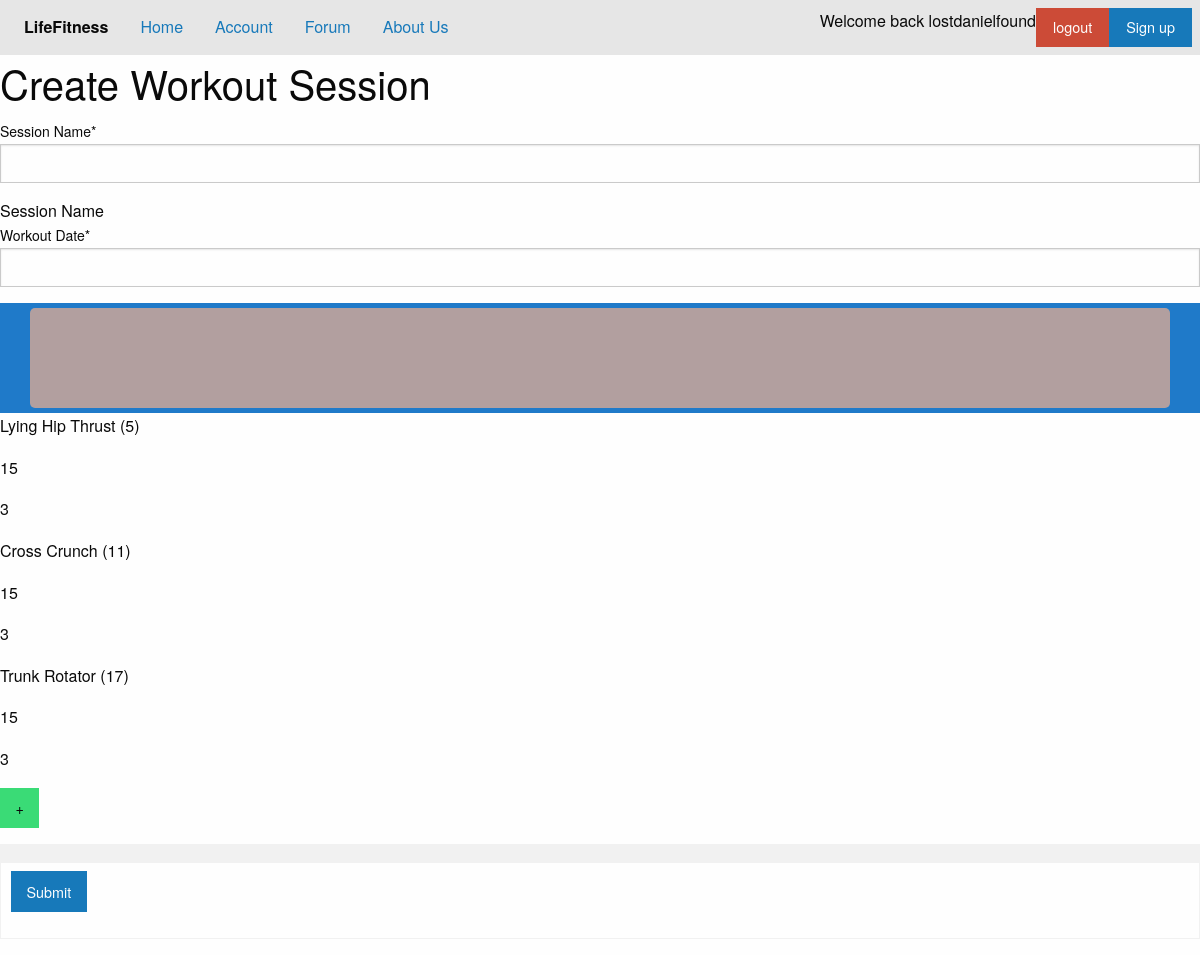
Screenshot of /account/createworkoutsession/1/ (signed in) with the database file from the repository.
### LifeFitness/models.py (models this page shows, shortened)
class Workout(models.Model):
    exerciseName = models.ForeignKey(Exercise, on_delete=models.CASCADE) # name of the exercise
    repCount = models.IntegerField(default=0) # number of complete reps per set in a workout
    setCount = models.IntegerField(default=0) # number of sets user will do during a workout

class Exercise(models.Model):
    name = models.CharField(max_length=200, default="default_value") # name of the exercise
    def __str__(self):
        return(self.name + ' (' + str(self.pk) + ')')

### LifeFitness/views.py (the view)
# urls.py: path('account/createworkoutsession/', views.createWorkoutSession, name="Create-Workout-Session"),
def createWorkoutSession(request, workoutlistID = -1):
    if not request.user.is_authenticated: # If user isn't authenticated
        return redirect('/login')
    if request.method == "POST":
        workoutlistID = request.POST.get("ID", "")
        currentWorkoutSession = Workout_Session.objects.get(pk=workoutlistID)
        currentWorkoutSession.name = request.POST.get("Name", "") # Set the name
        currentWorkoutSession.date = datetime.strptime(request.POST.get("Date", ""), "%m/%d/%Y") # Set the date
        currentWorkoutSession.save()
        return redirect('/account')
    elif request.method == "GET":
        if workoutlistID == -1:
            newWorkoutSession = Workout_Session()
            newWorkoutSession.name = "" # default inital name
            newWorkoutSession.date = datetime(2000, 1, 1) # default date
            newWorkoutSession.fitnesuser = request.user
            newWorkoutSession.save()
            context = {
                'ID': newWorkoutSession.pk,
                'workoutlist': newWorkoutSession.workoutList.all(),
                'form': CreateWorkoutSession(),
            }
        else:
            currentWorkoutSession = Workout_Session.objects.get(pk=workoutlistID) # get the current workout_session
            context = {
                'ID': currentWorkoutSession.pk,
                'workoutlist': currentWorkoutSession.workoutList.all(),
                'form': CreateWorkoutSession(),
            }
    return render(request, 'LifeFitness/createworkoutsession.html', context=context)

### LifeFitness/forms.py (shortened to what this page needs)
class CreateWorkoutSession(forms.Form):
    Name = forms.CharField(label="Session Name", help_text="Session Name")
    Date = forms.DateField(label="Workout Date", widget=forms.DateInput())

### LifeFitness/templates/LifeFitness/createworkoutsession.html (shortened to what this page needs)
{% extends 'base.html' %}
{% load crispy_forms_tags %}
{% block body_content %}
    <h2>Create Workout Session</h2>
    <form method="post">
        <table>
            <tbody>
                {% crispy form %}
                <div class="workout-container">
                    <div class="div-child">
                    {% if ID > 0 %}
                        <tr>
                            <td>
                            </td>
                        </tr>
                        {% for Workout in workoutlist %}
                            <p>{{ Workout.exerciseName }}</p>
                            <p>{{ Workout.repCount }}</p>
                            <p>{{ Workout.setCount }}</p>
                        {% endfor %}
                    {% endif %}
                    </div>
                    <a class="button success" href="/account/createworkout/{{ID}}">+</a>
                </div>
                <tr>
                    <td><button value="OK" class="submit button" type="submit">Submit</button></td>
                </tr>
            </tbody>
        </table>
    </form>
{% endblock body_content %}

### LifeFitness/templates/base.html (shortened to what this page needs)
<!DOCTYPE html>
<html lang="en">
<head>
    {% load static %}
    <link rel="stylesheet" href="{% static 'css/foundation.css' %}" />
    <link rel="stylesheet" href="{% static 'css/app.css' %}" />
</head>
<body>
    {% block navigation_bar %}
    <div class="top-bar">
        <div class="top-bar-left">
            <ul class="menu">
                <li class="menu-text">LifeFitness</li>
                <li><a href="/">Home</a></li>
                <li><a href="/account">Account</a></li>
                <li><a href="/Forum">Forum</a></li>
                <li><a href="/about-us">About Us</a></li>
            </ul>
        </div>
        <div class="top-bar-right">
            <ul class="menu">
                {% if user.is_authenticated %}
                    <li>Welcome back {{ user.username }}</li>
                    <li><a class="alert button" href="/logout">logout</a></li>
                    <li><a class="button" href="/signup">Sign up</a></li>
                {% else %}
                    <li><a class="success button" href="/login">Login</a></li>
                    <li><a class="button" href="/signup">Sign Up</a></li>
                {% endif %}
            </ul>
        </div>
    </div>
    {% endblock navigation_bar %}
    {% block body_content %}{% endblock body_content %}
</body>
</html>

### LifeFitness/static/css/app.css (style rules this page uses)
html, body { margin: 0; height: 100%; overflow: hidden; }
.workout-container { display: flex; flex-direction: row; background-color: rgb(31, 122, 201); justify-content: center; align-items: center; }
.div-child { width: 95%; min-height: 100px; border: 20px; border-color: rgb(153, 22, 22); border-radius: 5px; background-color: hsl(0, 11%, 66%); margin: 5px; }

### rows the page displays
Workout: exerciseName "Lying Hip Thrust (5)", repCount "15", setCount "3"
Workout: exerciseName "Cross Crunch (11)", repCount "15", setCount "3"
Workout: exerciseName "Trunk Rotator (17)", repCount "15", setCount "3"

### other values shown
{{ user.username }} "lostdanielfound"
